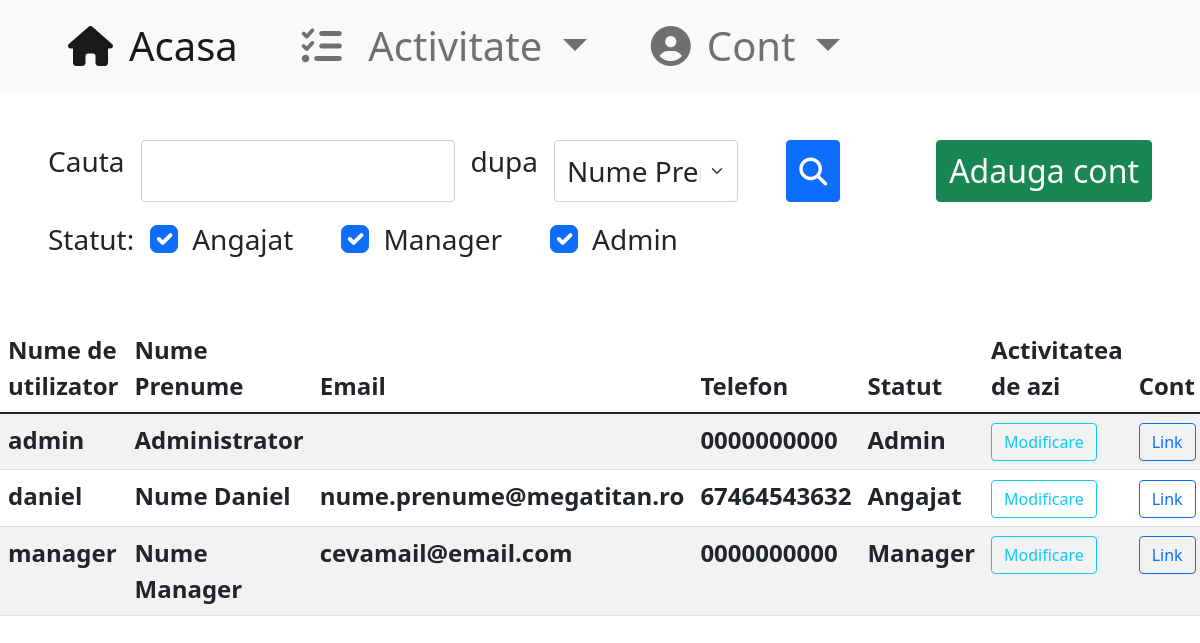
Page /cont/users (signed in) on the committed database.
### main/models.py (models this page shows, shortened)
class User(AbstractUser):
    nume = models.CharField(blank=False, max_length=50, default="Angajat")
    email = models.EmailField(blank=True, null=False)
    telefon = models.CharField(blank=True, null=False, default='0'*10, max_length=15)
    role = models.CharField(blank=False, default="Angajat", max_length=20)
    class Meta:
        verbose_name='Utilizator'
        verbose_name_plural='Utilizatori'

### main/views.py (the view, shortened to what this page needs)
# urls.py: path("cont/users", login_required(views.Utilizatori.as_view()), name="utilizatori"),
@method_decorator(login_required, name='dispatch')
class Utilizatori(TemplateView):
    template_name = 'users.html'
    def get(self, request, *args, **kwargs):
        if request.user.role in ("Manager", "Admin"):
            try:
                searchtext = request.GET['search']
            except:
                searchtext = ""
            try:
                crit = request.GET['crit']
            except:
                crit = "nume"
            context = {'ch1': True, 'ch2': True, 'ch3': True, 'now': utils.getTime(), 'stext': searchtext}
            asocs = {"ch1": "angajat", "ch2": "manager", "ch3": "admin", }
            roluri = []
            isnothing = searchtext.__len__() == 0
            for i in range(1, 4):
                ch = f"ch{i}"
                if asocs[ch] not in request.GET:
                    context[ch] = False
                isnothing = isnothing and not context[ch]
                if context[ch] == True:
                    roluri.append(asocs[ch][0].capitalize() + asocs[ch][1:])
            if isnothing:
                users = models.User.objects.all().order_by('nume')
            context.update(users=users, isnothing=isnothing, crit=crit)
            return render(request, "users.html", context)
        else:
            messages.success(request, ("NU sunteti autorizat sa vizualizati alte conturi!"))
            return HttpResponseRedirect(request.META.get('HTTP_REFERER', '/'))

### main/templatetags/mytags.py (called while the page is built, shortened)
@register.filter(name='role_at_least')
def role_at_least(user, name):
    priorit = {
        "Angajat": 1,
        "Viewer": 2,
        "Manager": 3,
        "Admin": 4,
    }
    if not user.is_authenticated:
        return False
    if name in priorit.keys():
        return priorit[user.role] >= priorit[name]
    return False

@register.filter(name='ftime')
def ftime(datetimegiven: datetime.datetime, tip: str) -> str:
    if datetimegiven is None or str(datetimegiven).__len__() == 0: return "-"
    datetimegiven = utils.getTime(datetimegiven)
    if tip == "time": return datetimegiven.strftime("%H:%M")
    if tip == "date": return datetimegiven.strftime("%d.%m.%Y")

### main/utils.py (called while the page is built)
def getTime(info = None):
    now = None
    if info is None: now = utils.timezone.now()
    elif isinstance(info, models.Info): now = info.datetime
    elif isinstance(info, datetime.datetime): now = info
    settings_time_zone = pytz.timezone(settings.TIME_ZONE)
    now = now.astimezone(settings_time_zone)
    return now

### templates/users.html (shortened to what this page needs)
{% extends 'base.html' %}
{% block content %}
{% load mytags %}
<div class="w-100 h-100 my-5">
    <form method="get">
        <div class="d-flex flex-row fs-3 mt-5 mx-5 mb-3">
            <p class="me-3 form-label">Cauta</p>
            <input type="search" class="form-control fs-2" name="search" value="{{ stext }}">
            <p class="me-3 form-label ms-3">dupa</p>
            <select class="form-select flex-shrink-1 fs-3 me-5 w-50" aria-label="Default select example" name="crit" required>
              <option {% if crit == "nume" %}selected{% endif %} value="nume">Nume Prenume</option>
            </select>
            <button type="submit" class="btn btn-square-md btn-primary me-5 fs-3"><i class="fa-solid fa-magnifying-glass"></i></button>
            <a href="{% url 'adduser' %}" class="btn btn-square-md btn-success ms-5 fs-2 text-nowrap">Adauga cont</a>
        </div>
        <div class="d-flex flex-row fs-3 mx-5 mb-5 w-75">
            <p class="me-3">Statut:</p>
            <div class="form-check form-check-inline me-5">
              <input class="form-check-input" type="checkbox" checked value="1" id="ch1" name="angajat">
              <label class="form-check-label" for="ch1">
                Angajat
              </label>
            </div>
            <div class="form-check form-check-inline me-5">
              <input class="form-check-input" type="checkbox" checked value="1" id="ch2" name="manager">
              <label class="form-check-label" for="ch2">
                Manager
              </label>
            </div>
            <div class="form-check form-check-inline me-5">
              <input class="form-check-input" type="checkbox" checked value="1" id="ch3" name="admin">
              <label class="form-check-label" for="ch3">
                Admin
              </label>
            </div>
        </div>
    </form>
    <table class="table table-striped table-hover fs-4">
        <thead class="">
            <tr>
                <th> Nume de utilizator </th>
                <th> Nume Prenume </th>
                <th> Email </th>
                <th> Telefon </th>
                <th> Statut </th>
                <th> Activitatea de azi </th>
                <th> Cont </th>
            </tr>
        </thead>
        <tbody>
            {% for user in users %}
            <tr>
                <th> {{ user.username }}</th>
                <th> {{ user.nume }}</th>
                <th> {{ user.email }}</th>
                <th> {{ user.telefon }}</th>
                <th> {{ user.role }}</th>
                <th> <a href="{% url 'actUserFromPath' datein=now|ftime:"date" dateout=now|ftime:"date" username=user.username%}" class="btn btn-outline-info">Modificare</a> </th>
                <th> <a class="btn btn-outline-primary" href="{% url 'detaliiuser' username=user.username %}">Link</a></th>
            </tr>
            {% endfor %}
        </tbody>
    </table>
</div>
{% endblock%}

### rows in the picture
User: username "admin", nume "Administrator", telefon "0000000000", role "Admin"
User: username "daniel", nume "Nume Daniel", email "nume.prenume@megatitan.ro", telefon "67464543632", role "Angajat"
User: username "manager", nume "Nume Manager", email "cevamail@email.com", telefon "0000000000", role "Manager"
